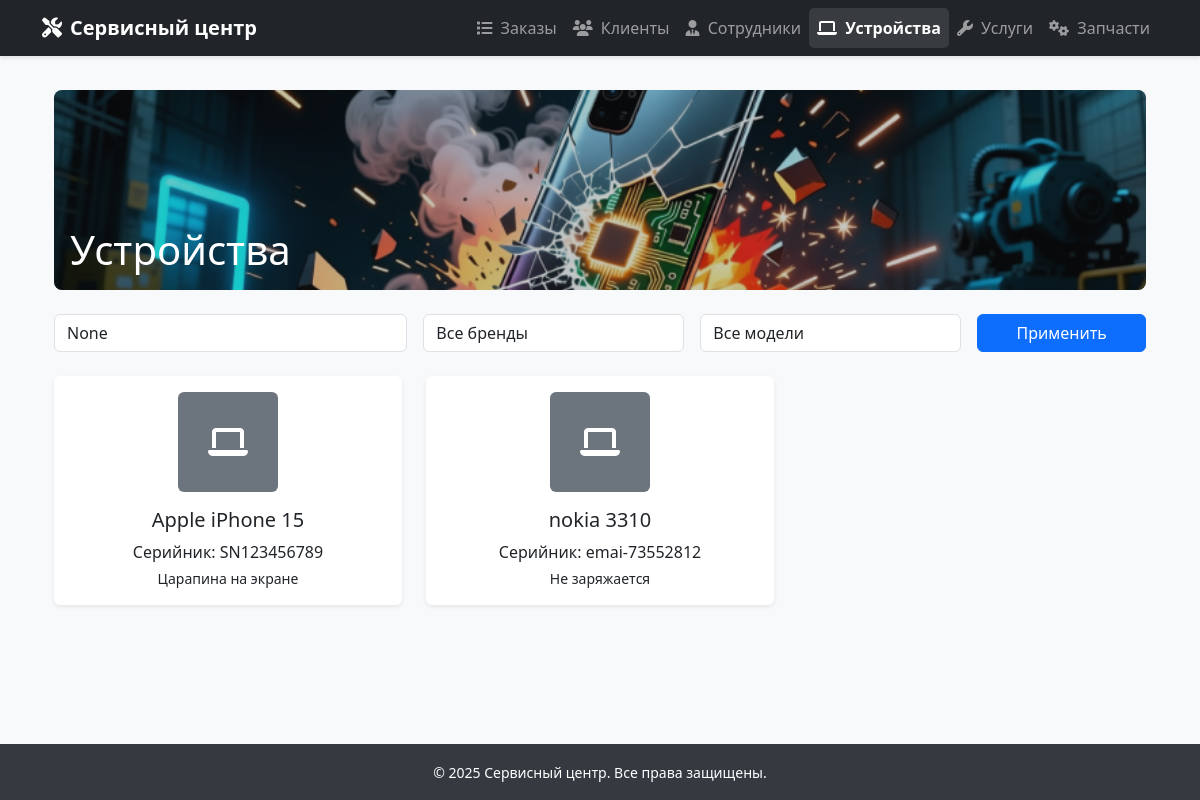
The app's page /devices/, older data.
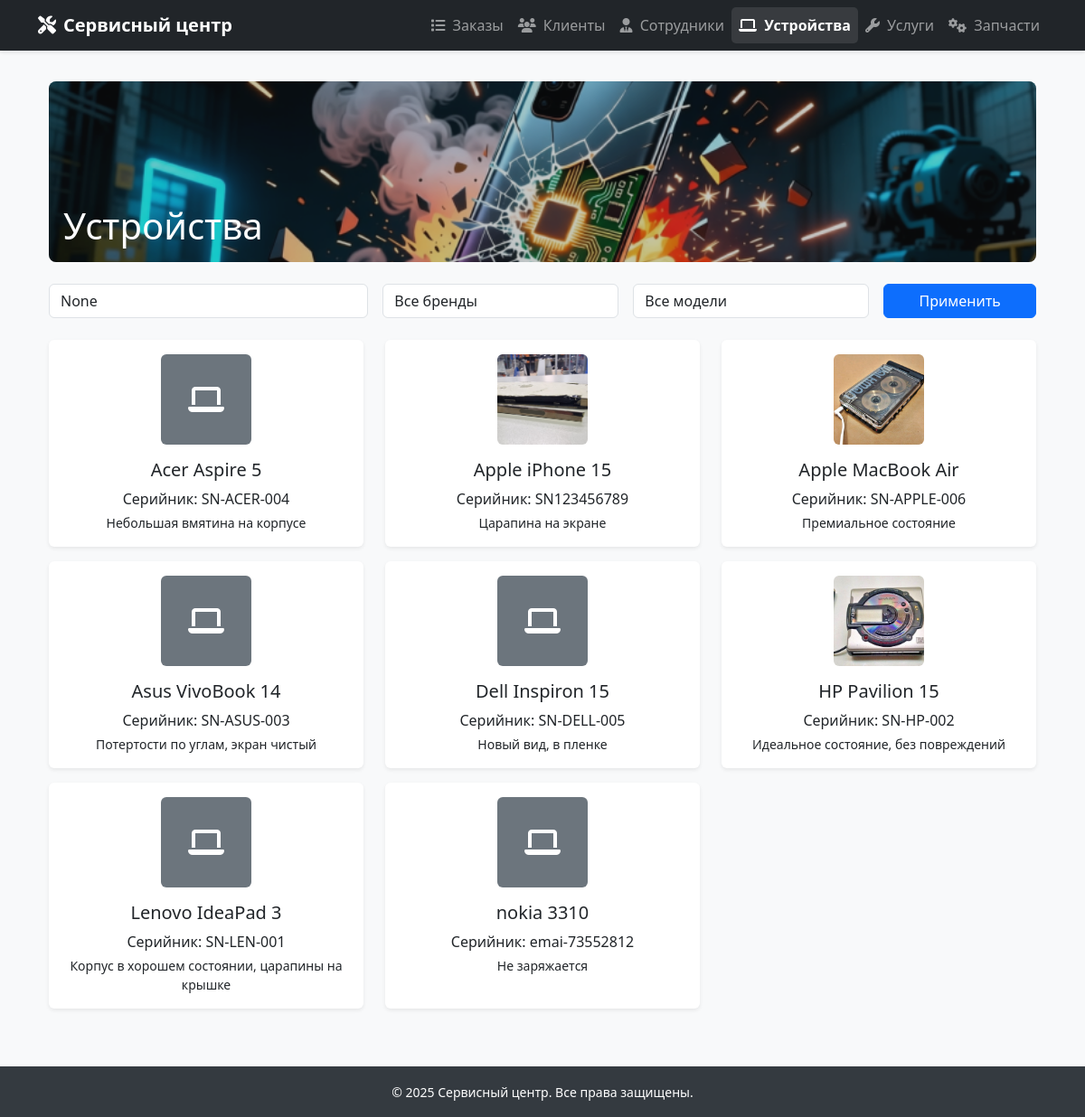
The same page, newer data.
### SAMserv/models.py (models this page shows, shortened)
class Device(models.Model):
    brand = models.CharField('Бренд', max_length=50)
    model = models.CharField('Модель', max_length=50)
    serial_number = models.CharField('Серийник', max_length=50)
    appearance = models.TextField('Внешний вид')
    photo = models.ImageField('Фото', upload_to='devices/', blank=True, null=True)

### SAMserv/views.py (the view, shortened to what this page needs)
# urls.py: path('devices/', views.device_list, name='device-list'),
def device_list(request):
    query = request.GET.get('q')
    brand_filter = request.GET.get('brand')
    model_filter = request.GET.get('model')
    devices = Device.objects.all().order_by('brand')
    if brand_filter:
        devices = devices.filter(brand__icontains=brand_filter)
    if model_filter:
        devices = devices.filter(model__icontains=model_filter)
    brands = Device.objects.values_list('brand', flat=True).distinct()
    models = Device.objects.values_list('model', flat=True).distinct()
    return render(request, 'devices/device_list.html', {
        'devices': devices,
        'brands': brands,
        'models': models,
        'selected_brand': brand_filter,
        'selected_model': model_filter,
        'query': query,
    })

### SAMserv/templates/devices/device_list.html (shortened to what this page needs)
{% extends 'base.html' %}
{% load static %}
{% block content %}
<div class="container">
    <div class="position-relative mb-4" style="height: 200px; overflow: hidden; border-radius: 8px;">
        <img src="{% static 'SAMserv/images/devices_bg.jpg' %}"
             class="w-100 h-100"
             style="object-fit: cover;"
             alt="Устройства">
        <div class="position-absolute top-0 start-0 w-100 h-100 bg-dark bg-opacity-25"></div>
        <div class="position-absolute bottom-0 start-0 text-white p-3">
            <h1 class="mb-0">Устройства</h1>
        </div>
    </div>
    <form method="get" class="mb-4">
        <div class="row g-3">
            <div class="col-md-4">
                <input type="text" name="q" class="form-control" placeholder="Поиск по бренду, модели или серийнику" value="{{ query }}">
            </div>
            <div class="col-md-3">
                <select name="brand" class="form-control">
                    <option value="">Все бренды</option>
                </select>
            </div>
            <div class="col-md-3">
                <select name="model" class="form-control">
                    <option value="">Все модели</option>
                </select>
            </div>
            <div class="col-md-2">
                <button type="submit" class="btn btn-primary w-100">Применить</button>
            </div>
        </div>
    </form>
    <div class="row">
        {% for dev in devices %}
        <div class="col-md-6 col-lg-4 mb-3">
            <div class="card h-100 border-0 shadow-sm">
                <div class="card-body text-center">
                    {% if dev.photo %}
                        <img src="{{ dev.photo.url }}" class="rounded mb-3" style="width: 100px; height: 100px; object-fit: cover;" alt="{{ dev.brand }} {{ dev.model }}">
                    {% else %}
                        <div class="bg-secondary rounded mx-auto mb-3 d-flex align-items-center justify-content-center" style="width: 100px; height: 100px;">
                            <i class="fas fa-laptop text-white fs-2"></i>
                        </div>
                    {% endif %}
                    <h5 class="card-title text-dark" style="font-weight: 500;">{{ dev.brand }} {{ dev.model }}</h5>
                    <p class="card-text text-dark mb-1" style="font-weight: 500;">Серийник: {{ dev.serial_number }}</p>
                    <p class="card-text small text-dark" style="font-weight: 500;" title="{{ dev.appearance }}">{{ dev.appearance|truncatewords:10 }}</p>
                </div>
            </div>
        </div>
        {% empty %}
        <div class="col-12">
            <div class="alert alert-info text-center">Нет устройств</div>
        </div>
        {% endfor %}
    </div>
</div>
{% endblock %}

Row changes from the older to the newer data that the page shows:
added Device: brand "Acer", model "Aspire 5", serial_number "SN-ACER-004", appearance "Небольшая вмятина на корпусе"
changed Device "iPhone 15": photo: picture added
added Device: photo (picture), brand "Apple", model "MacBook Air", serial_number "SN-APPLE-006", appearance "Премиальное состояние"
added Device: brand "Asus", model "VivoBook 14", serial_number "SN-ASUS-003", appearance "Потертости по углам, экран чистый"
added Device: brand "Dell", model "Inspiron 15", serial_number "SN-DELL-005", appearance "Новый вид, в пленке"
added Device: photo (picture), brand "HP", model "Pavilion 15", serial_number "SN-HP-002", appearance "Идеальное состояние, без повреждений"
added Device: brand "Lenovo", model "IdeaPad 3", serial_number "SN-LEN-001", appearance "Корпус в хорошем состоянии, царапины на крышке"
